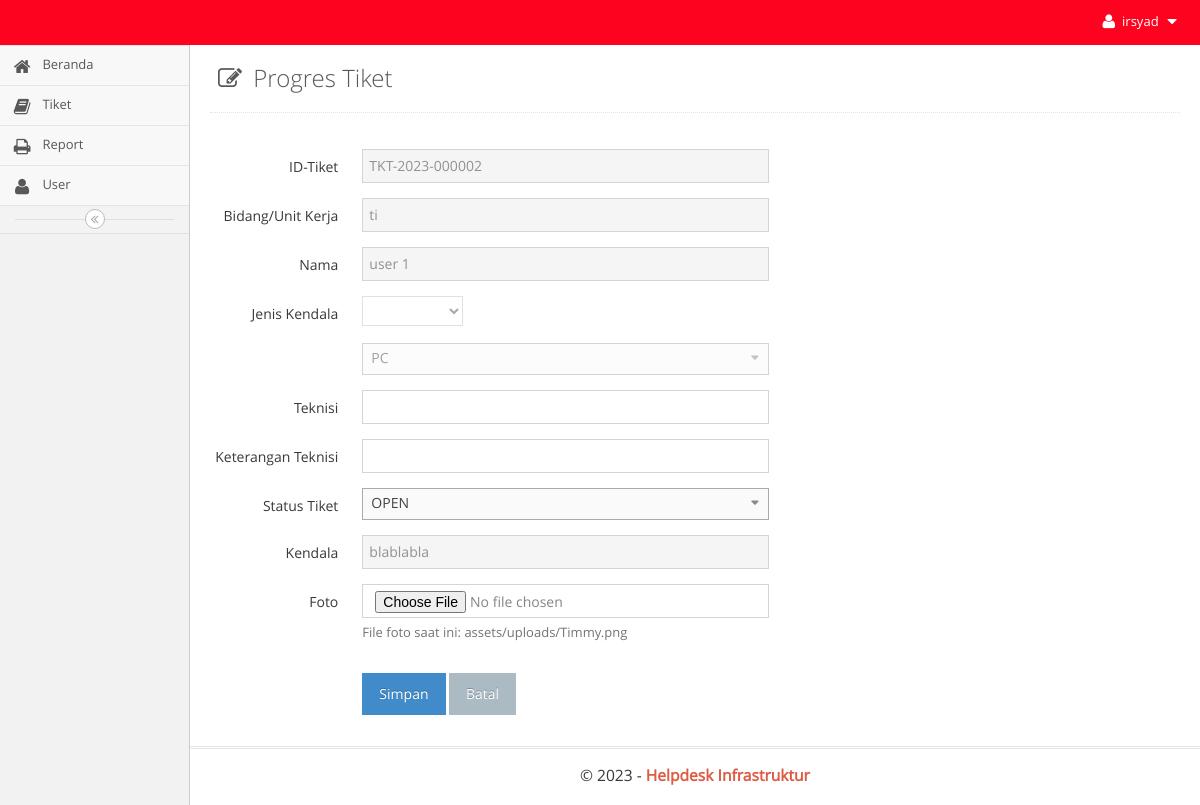
Screenshot of /main.php?module=form_tiket&form=edit&id=TKT-2023-000002 (signed in) with the database file from the repository.
### tables this page shows
CREATE TABLE `tiket` (
  `idtiket` varchar(200) NOT NULL,
  `departemen` varchar(100) NOT NULL,
  `nama` varchar(100) NOT NULL,
  `email` varchar(100) NOT NULL,
  `problem` varchar(100) NOT NULL,
  `foto` varchar(100) NOT NULL,
  `status` enum('Open','Pending','Closed') NOT NULL DEFAULT 'Open',
  `date` date NOT NULL,
  `createdate` timestamp NOT NULL DEFAULT current_timestamp(),
  `id_user` int(10) NOT NULL,
  `updatedate` timestamp NOT NULL DEFAULT current_timestamp(),
  `updateuser` int(10) NOT NULL,
  `priority` varchar(100) NOT NULL,
  `solveby` int(10) NOT NULL,
  `teknisi` varchar(100) NOT NULL,
  `keteranganteknisi` varchar(100) NOT NULL
);

### modules/tiket/form.php (the view, shortened to what this page needs)
<?php
if ($_GET['form'] == 'add') {
?>
<div class="page-content">
  <div class="page-header">
    <h1 style="color:#585858">
      <i style="margin-right: 5px" class="ace-icon fa fa-edit"></i>
      Input Tiket Support
    </h1>
  </div>
</section>
<section class="content">
  <div class="row">
    <div class="col-md-12">
      <div class="box box-primary">
        <form role="form" class="form-horizontal" action="modules/tiket/proses.php?act=insert" method="POST" enctype="multipart/form-data" />
        <div class="box-body">
          <?php
          $id_user = $_SESSION['id_user'];
          $query = mysqli_query($mysqli, "SELECT * FROM user a where a.id_user='$id_user'")
            or die('Ada kesalahan pada query tampil : ' . mysqli_error($mysqli));
          $data = mysqli_fetch_assoc($query);
          $query_id = mysqli_query($mysqli, "SELECT RIGHT(idtiket,6) as kode FROM tiket
                ORDER BY idtiket DESC LIMIT 1")
            or die('Ada kesalahan pada query tampil id_barang : ' . mysqli_error($mysqli));
          $curr_year = date("Y");
          $count = mysqli_num_rows($query_id);
          if ($count <> 0) {
            $data_id = mysqli_fetch_assoc($query_id);
            $kode    = $data_id['kode'] + 1;
          } else {
            $kode = 1;
          }
          $buat_id   = str_pad($kode, 6, "0", STR_PAD_LEFT);
          $idtiket = "TKT-$curr_year-$buat_id";
          ?>
          <div class="form-group">
            <label class="col-sm-2 control-label">ID-Tiket</label>
            <div class="col-sm-5">
              <input type="text" class="form-control" name="notiket" value="<?php echo $idtiket; ?>" readonly required>
            </div>
          </div>
          <div class="form-group">
            <label class="col-sm-2 control-label">Tanggal</label>
            <div class="col-sm-5">
              <input type="text" class="form-control date-picker" data-date-format="yyyy-mm-dd" name="tanggal" autocomplete="off" value="<?php echo date("Y-m-d"); ?>" readonly>
            </div>
          </div>
          <div class="form-group">
            <label class="col-sm-2 control-label">Bagian/Unit Kerja</label>
            <div class="col-sm-5">
              <input type="text" class="form-control" name="departemen" autocomplete="off" value="<?php echo $data['departemen']; ?>" required></textarea>
            </div>
          </div>
          <div class="form-group">
            <label class="col-sm-2 control-label">Nama</label>
            <div class="col-sm-5">
              <input type= textclass form-control name="nama" autocomplete="off" value="<?php echo $data['nama_user']; ?>" required></textarea>
            </div>
          </div>
          <div class="form-group">
            <label class="col-sm-2 control-label">NIP</label>
            <div class="col-sm-5">
              <input type="text" pattern="[-0-9]*" class="form-control" name="email" autocomplete="off" value="<?php echo $data['email']; ?>" required></textarea>
            </div>
          </div>
          <div class="form-group">
  <label class="col-sm-2 control-label">Jenis Kendala</label>
  <div class="col-sm-5">
    <select class="select1" name="prio" id="jenis_kendala" data-placeholder="-- Pilih --" autocomplete="On" required>
      <option value=""></option>
      <option value="HARDWARE">HARDWARE</option>
      <option value="SOFTWARE">SOFTWARE</option>
      <option value="JARINGAN">JARINGAN</option>
    </select>
  </div>
</div>
<div class="form-group">
  <label class="col-sm-2 control-label"></label>
  <div class="col-sm-5">
    <select class="chosen-select" name="prio" id="kendala" data-placeholder="-- Pilih --" autocomplete="On" required>
      <option value=""></option>
    </select>
  </div>
</div>
<script>
  // Ambil elemen select untuk "Jenis Kendala" dan "Kendala"
  const jenisKendalaSelect = document.getElementById('jenis_kendala');
  const kendalaSelect = document.getElementById('kendala');
  // Fungsi untuk mengatur opsi di form "Kendala" berdasarkan pilihan di form "Jenis Kendala"
  function updateKendalaOptions() {
    // Hapus semua opsi pada form "Kendala" kecuali opsi default
    kendalaSelect.innerHTML = '<option value=""></option>';
    // Ambil nilai yang dipilih pada form "Jenis Kendala"
    const jenisKendalaValue = jenisKendalaSelect.value;
    // Tambahkan opsi baru di form "Kendala" sesuai dengan pilihan pada form "Jenis Kendala"
    if (jenisKendalaValue === 'HARDWARE') {
      kendalaSelect.add(new Option('PC', 'PC'));
      kendalaSelect.add(new Option('Laptop', 'Laptop'));
      kendalaSelect.add(new Option('Printer', 'Printer'));
    } else if (jenisKendalaValue === 'SOFTWARE') {
      kendalaSelect.add(new Option('Office', 'Office'));
      kendalaSelect.add(new Option('Wifi', 'Wifi'));
    } else if (jenisKendalaValue === 'JARINGAN') {
      kendalaSelect.add(new Option('Kabel LAN', 'Kabel'));
    }
    // Refresh tampilan select dengan library Chosen
    // Jika Anda tidak menggunakan library Chosen, baris berikut dapat dihapus
    $(kendalaSelect).trigger('chosen:updated');
  }
  // Tambahkan event listener untuk memanggil fungsi saat pilihan pada form "Jenis Kendala" berubah
  jenisKendalaSelect.addEventListener('change', updateKendalaOptions);
  // Panggil fungsi saat halaman pertama kali dimuat untuk mengatur opsi berdasarkan nilai default
  updateKendalaOptions();
</script>
          <div class="form-group">
            <label class="col-sm-2 control-label">Kendala</label>
            <div class="col-sm-5">
              <textarea row="2" class="form-control" name="problem" autocomplete="off" value="<?php echo $data['prio']; ?>" required></textarea>
            </div>
          </div>
          <div class="form-group">
            <label class="col-sm-2 control-label">Teknisi</label>
            <div class="col-sm-5">
            <input type="text" class="form-control" name="teknisi" value="<?php echo $data['teknisi']; ?>" >
            </div>
          </div>
          <div class="form-group">
            <label class="col-sm-2 control-label">Keterangan Teknisi</label>
            <div class="col-sm-5">
              <input type="text" class="form-control" name="keteranganteknisi" value="<?php echo $data['keteranganteknisi']; ?>">
            </div>
          </div>
          <div class="form-group">
            <label class="col-sm-2 control-label">Foto</label>
            <div class="col-sm-5">
              <input type="file" name="foto" class="form-control" required></textarea>
            </div>
          </div>
          <div class="box-footer">
            <div class="form-group">
              <div class="col-sm-offset-2 col-sm-10">
                <input type="submit" class="btn btn-primary btn-submit" name="simpan" value="Simpan">
                <a href="?module=tiket_list" class="btn btn-default btn-reset">Batal</a>
              </div>
            </div>
          </div>
        </form>
      </div>
    </div>
  </div>
</section>
</div>
<?php
error_reporting(0);
}
elseif ($_GET['form'] == 'edit') {
  if (isset($_GET['id'])) {
    $query = mysqli_query($mysqli, "SELECT * from tiket where idtiket='$_GET[id]'")
      or die('Ada kesalahan pada query tampil Data Vendor: ' . mysqli_error($mysqli));
    $data  = mysqli_fetch_assoc($query);
  }
  ?>
<section class="content-header">
  <div class="page-content">
    <div class="page-header">
      <h1 style="color:#585858">
        <i style="margin-right: 5px" class="ace-icon fa fa-edit"></i>
        Progres Tiket
      </h1>
    </div>
</section>
<section class="content">
  <div class="row">
    <div class="col-md-12">
      <div class="box box-primary">
        <form role="form" class="form-horizontal" action="modules/tiket/proses.php?act=update" method="POST" enctype="multipart/form-data" />
        <div class="box-body">
          <div class="form-group">
            <label class="col-sm-2 control-label">ID-Tiket</label>
            <div class="col-sm-5">
              <input type="text" class="form-control" name="idtiket" autocomplete="off" value="<?php echo $data['idtiket']; ?>" readonly>
            </div>
          </div>
          <div class="form-group">
            <label class="col-sm-2 control-label">Bidang/Unit Kerja</label>
            <div class="col-sm-5">
              <input type="text" class="form-control" name="departemen" autocomplete="off" value="<?php echo $data['departemen']; ?>"readonly>
            </div>
          </div>
          <div class="form-group">
            <label class="col-sm-2 control-label">Nama</label>
            <div class="col-sm-5">
              <input type="text" class="form-control" name="nama" autocomplete="off" value="<?php echo $data['nama']; ?>" readonly>
            </div>
          </div>
          <div class="form-group">
            <label class="col-sm-2 control-label">Jenis Kendala</label>
          <div class="col-sm-5">
            <select class="select1" name="prio" id="jenis_kendala" data-placeholder="-- Pilih --" autocomplete="On" disabled>
              <option value=""></option>
              <option value="HARDWARE">HARDWARE</option>
            </select>
          </div>
          </div>
          <div class="form-group">
            <label class="col-sm-2 control-label"></label>
          <div class="col-sm-5">
          </div>
          </div>
          <div class="form-group">
            <label class="col-sm-2 control-label">Teknisi</label>
            <div class="col-sm-5">
            <input type="text" class="form-control" name="teknisi" value="<?php echo $data['teknisi']; ?>" >
            </div>
          </div>
          <div class="form-group">
            <label class="col-sm-2 control-label">Keterangan Teknisi</label>
            <div class="col-sm-5">
              <input type="text" class="form-control" name="keteranganteknisi" value="<?php echo $data['keteranganteknisi']; ?>">
            </div>
          </div>
               <div class="form-group">
                <label class="col-sm-2 control-label">Status Tiket</label>
                <div class="col-sm-5">
                </div>
              </div>
          <div class="form-group">
            <label class="col-sm-2 control-label">Kendala</label>
            <div class="col-sm-5">
              <input type="text" class="form-control" name="problem" autocomplete="off" value="<?php echo $data['problem']; ?>" readonly>
            </div>
          </div>
          <div class="form-group">
    <label class="col-sm-2 control-label">Foto</label>
    <div class="col-sm-5">
        <input type="file" class="form-control" name="foto" id="foto" <?php echo !empty($data['foto']) ? : 'required'; ?>>
        <?php if (!empty($data['foto'])) { ?>
            <p class="help-block">File foto saat ini: <?php echo $data['foto']; ?></p>
        <?php } ?>
    </div>
</div>
<div class="box-footer" style="margin-top: 20px;">
    <div class="form-group">
        <div class="col-sm-offset-2 col-sm-10">
            <input type="submit" class="btn btn-primary btn-submit" name="simpan" value="Simpan">
            <a href="?module=tiket_list" class="btn btn-default btn-reset">Batal</a>
        </div>
    </div>
</div>
<?php
}
?>

### rows the page displays
tiket: idtiket "TKT-2023-000002", departemen "ti", nama "user 1", problem "blablabla", foto "assets/uploads/Timmy.png"

### other values shown
$_SESSION['username'] "irsyad"
